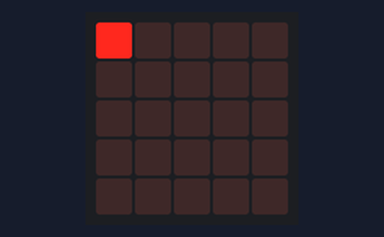
Bench run of a program on a simulated BBC micro:bit (MakeCode). On the bench: the board's 5×5 LED display.

Above: at 0.37 s.
At 1.3 s:
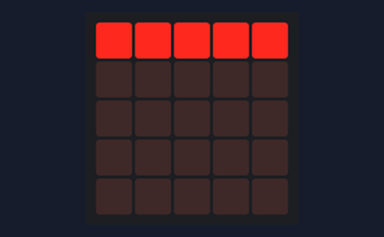
At 2.8 s:
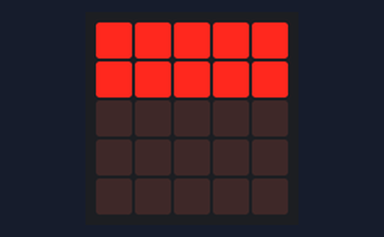
At 4.3 s:
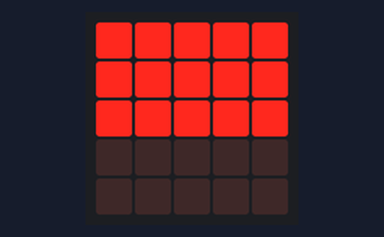
At 5.8 s:
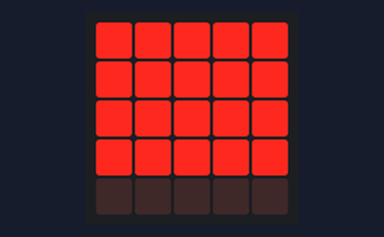
At 7.38 s:
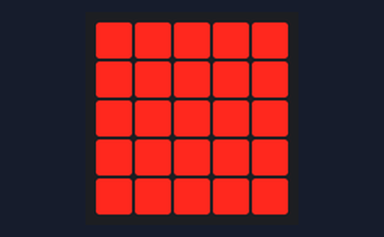

The program:

main.ts
```typescript
let X = 0
let Y = 0
basic.forever(function () {

for (let i = 0; i < 5; i++) {
basic.pause(250)
X=i
led.plot(X,Y)
}

basic.pause(250)
Y += 1

for (let i = 4; i > -1; i--) {
basic.pause(250)
X = i
led.plot(X,Y)
}

basic.pause(250)
Y += 1

for (let i = 0; i < 5; i++) {
basic.pause(250)
X = i
led.plot(X, Y)
}

basic.pause(250)
Y += 1

for (let i = 4; i > -1; i--) {
basic.pause(250)
X = i
led.plot(X, Y)
}

basic.pause(250)
Y += 1

for (let i = 0; i < 5; i++) {
basic.pause(250)
X = i
led.plot(X, Y)
}
basic.pause (250)
basic.clearScreen()
X = 0
Y = 0
})
```

test.ts
```typescript
// tests gaan hier; deze zal niet worden gecompileerd wanneer dit pakket wordt gebruikt als extensie.
```

Measured:
- by itself, everything shown: repeats every 7.5 s, in 26 steps
- what the display in image 1 shows lasts 0.5 s, from 1.3 s to 1.8 s
